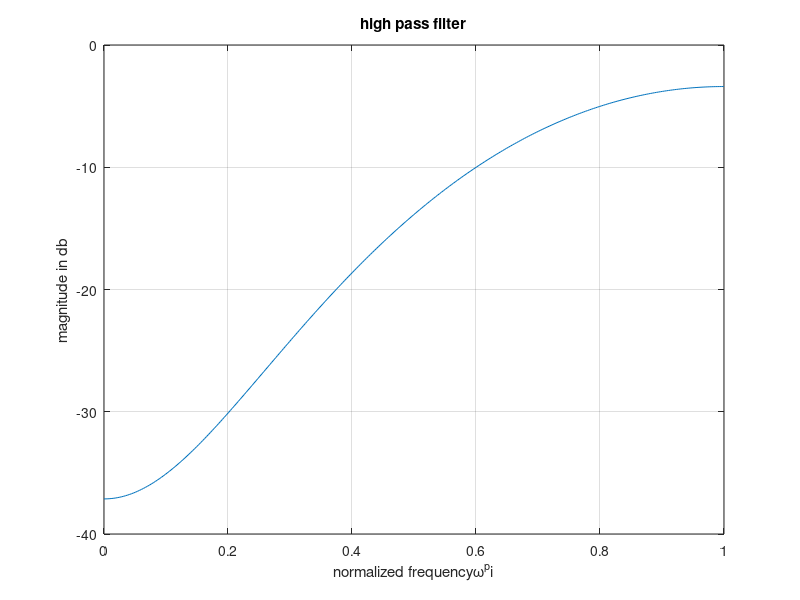

Reproduce this figure in MATLAB.
# FIR-2
clc;
clear all;

close all;

N=input('enter the order of filter');

wc=(pi/2);

a=(N-1)/2;

for n=1:N

 if((n-1)==a)

 hd(n)=(pi-wc)/pi;

 else

 hd(n)=sin(pi*(n-1-a))-sin(wc*(n-1-a))/(pi*(n-1-a));

 end;

 w(n)=0.54-(0.46*cos(2*pi*(n-1)/(N-1)));

end;

h=w.*hd;

a=0:0.01:pi;

b=freqz(h,1,a);

mag=20*log(abs(b));

plot(a/pi,mag);

grid;

xlabel('normalized frequency\omega^pi');

ylabel('magnitude in db');

title('high pass filter');
